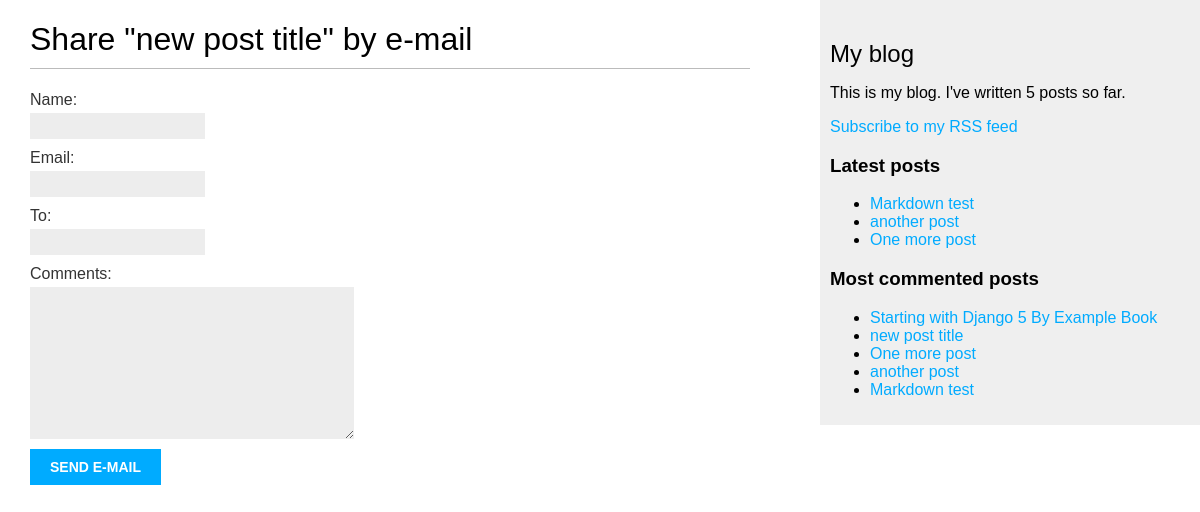
/blog/2/share/, run on the app's committed database.
### blog/models.py (models this page shows, shortened)
class Post(models.Model):
    class Status(models.TextChoices):
        DRAFT = 'DF', 'Draft'
        PUBLISHED = 'PB', 'Published'
    title = models.CharField(max_length=250)
    slug = models.SlugField(max_length=250, unique_for_date='publish')
    author = models.ForeignKey(
      settings.AUTH_USER_MODEL, # Use the user model defined in settings.py, which is usually the default User model
      on_delete=models.CASCADE, # If the user is deleted, all their posts will be deleted as well
      related_name='blog_posts', # Allows reverse access to posts from the user (user.blog_posts.all() to get all posts by a user
    )
    body = models.TextField()
    publish = models.DateTimeField(default=timezone.now) # Date when the post is published
    created = models.DateTimeField(auto_now_add=True) # auto add the field on creation
    updated = models.DateTimeField(auto_now=True) # auto update the field on every save
    status = models.CharField(
        max_length=2,
        choices=Status.choices,
        default=Status.DRAFT,
    )
    objects = models.Manager() # the default manager
    published = PublishedManager() # our custom manager
    tags = TaggableManager()
    class Meta:
        ordering = ['-publish'] # Reverse Posts order as the latest post should be first
        indexes = [ # Index for puplish field to speed up queries performance
            models.Index(fields=['-publish'])
        ]
    def get_absolute_url(self):
        return reverse("blog:post_detail", args=[
            self.publish.year,
            self.publish.month,
            self.publish.day,
            self.slug
        ])

### blog/views.py (the view)
# urls.py: path('<int:post_id>/share/', views.post_share, name='post_share'),
def post_share(request, post_id):
    post = get_object_or_404(
        Post,
        id=post_id,
        status=Post.Status.PUBLISHED
    )
    sent = False
    if request.method == 'POST':
        form  = EmailPostForm(request.POST)
        if form.is_valid():
            cd = form.cleaned_data
            post_url = request.build_absolute_uri(
                post.get_absolute_url()
            )
            subject = (
                f"{cd['name']} ({cd['email']}) "
                f"recommends you read {post.title}"
            )
            message = (
                f"Read {post.title} at {post_url}\n\n"
                f"{cd['name']}\'s comments: {cd['comments']}"
            )
            send_mail(
               subject=subject,
               message=message,
               from_email=None, # DEFAULT_FROM_EMAIL setting will be used for the sender
               recipient_list=[cd['to']]
            )
            sent = True
    else:
        form = EmailPostForm()
    return render(request, 'blog/post/share.html', {'post': post, 'form': form, 'sent': sent})

### blog/forms.py
class EmailPostForm(forms.Form):
    name = forms.CharField(max_length=25)
    email = forms.EmailField()
    to = forms.EmailField()
    comments = forms.CharField(
        required=False,
        widget=forms.Textarea
    )

### blog/models.py (called while the page is built)
    def get_queryset(self):
        return super().get_queryset().filter(status=Post.Status.PUBLISHED)

### blog/templatetags/blog_tags.py (called while the page is built)
@register.simple_tag
def total_posts():
    return Post.published.count()

@register.inclusion_tag('blog/post/latest_posts.html')
def show_latest_posts(count=5):
    latest_posts = Post.published.order_by('-publish')[:count]
    return {'latest_posts': latest_posts}

@register.simple_tag
def get_most_commented_posts(count=5):
    return Post.published.annotate(
      total_comments=Count('comments')
    ).order_by('-total_comments')[:count]

### blog/templates/blog/post/share.html (shortened to what this page needs)
{% extends 'blog/base.html' %}
{%block content%}
  {% if sent %}
    <h1>E-mail successfully sent</h1>
    <p>"{{post.title}}" was successfully sent to {{form.cleaned_data.to}} </p>
  {% else %}
    <h1>Share "{{post.title}}" by e-mail </h1>
    <form method='POST'>
      {{form.as_p}}
      <input type='submit' value='Send e-mail' />
    </form>
  {% endif %}
{%endblock%}

### blog/templates/blog/base.html (shortened to what this page needs)
{% load blog_tags %}
{% load static %}
<!DOCTYPE html>
<html lang="en">
<head>
  <link rel="stylesheet" href="{% static 'css/blog.css' %}">
</head>
<body>
  <div id="content">
    {% block content %}
    {% endblock %}
  </div>
  <div id="sidebar">
    <h2>My blog</h2>
    <p>This is my blog. I've written {% total_posts %} posts so far.</p>
    <p>
      <a href="{% url "blog:post_feed" %}">
        Subscribe to my RSS feed
      </a>
    </p>
    <h3>Latest posts</h3>
    {% show_latest_posts 3 %}
    <h3>Most commented posts</h3>
    {% get_most_commented_posts as most_commented_posts %}
    <ul>
      {% for post in most_commented_posts %}
        <li>
          <a href="{{post.get_absolute_url}}"> {{post.title}} </a>
        </li>
        {% endfor %}
    </ul>
  </div>
</body>
</html>

### blog/templates/blog/post/latest_posts.html
<ul>
  {% for post in latest_posts %}
    <li>
      <a href="{{ post.get_absolute_url }}">{{ post.title }}</a>
    </li>
  {% endfor %}
</ul>

### blog/static/css/blog.css (style rules this page uses)
body { margin:0; padding:0; font-family:helvetica, sans-serif; }
a { color:#00abff; text-decoration:none; }
h1 { font-weight:normal; border-bottom:1px solid #bbb; padding:0 0 10px 0; }
h2 { font-weight:normal; margin:30px 0 0; }
#content { float:left; width:60%; padding:0 0 0 30px; }
#sidebar { float:right; width:30%; padding:10px; background:#efefef; height:100%; }
label { float:left; clear:both; color:#333; margin-bottom:4px; }
input, textarea { clear:both; float:left; margin:0 0 10px; background:#ededed; border:0; padding:6px 10px; font-size:12px; }
input[type=submit] { font-weight:bold; background:#00abff; color:#fff; padding:10px 20px; font-size:14px; text-transform:uppercase; }

### data on the page
Post: title "new post title"
Post: title "Markdown test"
Post: title "another post"
Post: title "One more post"
Post: title "Starting with Django 5 By Example Book"
